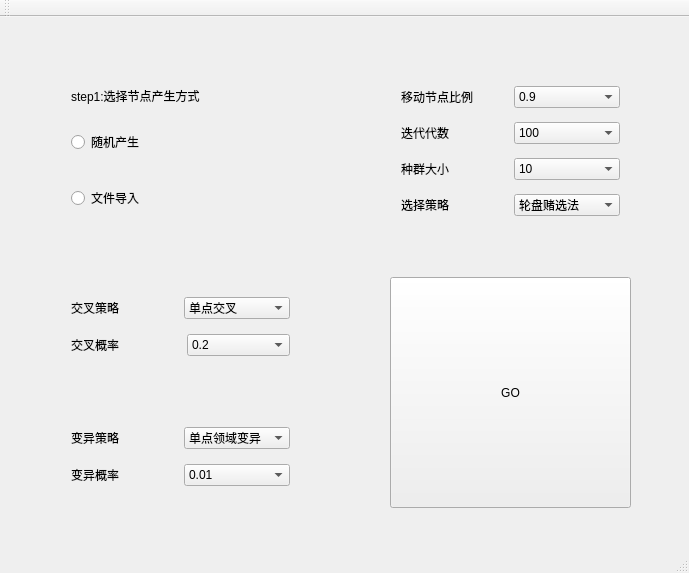
<?xml version="1.0" encoding="UTF-8"?>
<ui version="4.0">
 <class>MainWindow</class>
 <widget class="QMainWindow" name="MainWindow">
  <property name="geometry">
   <rect>
    <x>0</x>
    <y>0</y>
    <width>689</width>
    <height>573</height>
   </rect>
  </property>
  <property name="windowTitle">
   <string>MainWindow</string>
  </property>
  <widget class="QWidget" name="centralWidget">
   <widget class="QWidget" name="gridLayoutWidget">
    <property name="geometry">
     <rect>
      <x>60</x>
      <y>50</y>
      <width>241</width>
      <height>171</height>
     </rect>
    </property>
    <layout class="QGridLayout" name="gridLayout_3">
     <item row="0" column="0">
      <layout class="QVBoxLayout" name="verticalLayout_4">
       <item>
        <widget class="QLabel" name="label">
         <property name="minimumSize">
          <size>
           <width>0</width>
           <height>0</height>
          </size>
         </property>
         <property name="maximumSize">
          <size>
           <width>16777215</width>
           <height>30</height>
          </size>
         </property>
         <property name="text">
          <string>step1:选择节点产生方式</string>
         </property>
        </widget>
       </item>
       <item>
        <widget class="QRadioButton" name="radioButton">
         <property name="minimumSize">
          <size>
           <width>0</width>
           <height>50</height>
          </size>
         </property>
         <property name="text">
          <string>随机产生</string>
         </property>
        </widget>
       </item>
       <item>
        <widget class="QRadioButton" name="radioButton_2">
         <property name="minimumSize">
          <size>
           <width>30</width>
           <height>50</height>
          </size>
         </property>
         <property name="text">
          <string>文件导入</string>
         </property>
        </widget>
       </item>
      </layout>
     </item>
    </layout>
   </widget>
   <widget class="QWidget" name="verticalLayoutWidget_3">
    <property name="geometry">
     <rect>
      <x>390</x>
      <y>50</y>
      <width>241</width>
      <height>171</height>
     </rect>
    </property>
    <layout class="QVBoxLayout" name="verticalLayout_3">
     <item>
      <layout class="QVBoxLayout" name="verticalLayout">
       <item>
        <layout class="QHBoxLayout" name="horizontalLayout_3">
         <item>
          <widget class="QLabel" name="label_2">
           <property name="text">
            <string>移动节点比例</string>
           </property>
          </widget>
         </item>
         <item>
          <widget class="QComboBox" name="comboBox">
           <item>
            <property name="text">
             <string>0.9</string>
            </property>
           </item>
           <item>
            <property name="text">
             <string>0.8</string>
            </property>
           </item>
           <item>
            <property name="text">
             <string>0.7</string>
            </property>
           </item>
           <item>
            <property name="text">
             <string>0.6</string>
            </property>
           </item>
           <item>
            <property name="text">
             <string>0.5</string>
            </property>
           </item>
           <item>
            <property name="text">
             <string>0.4</string>
            </property>
           </item>
           <item>
            <property name="text">
             <string>0.3</string>
            </property>
           </item>
           <item>
            <property name="text">
             <string>0.2</string>
            </property>
           </item>
           <item>
            <property name="text">
             <string>0.1</string>
            </property>
           </item>
          </widget>
         </item>
        </layout>
       </item>
      </layout>
     </item>
     <item>
      <layout class="QHBoxLayout" name="horizontalLayout">
       <item>
        <widget class="QLabel" name="label_3">
         <property name="text">
          <string>迭代代数</string>
         </property>
        </widget>
       </item>
       <item>
        <widget class="QComboBox" name="comboBox_2">
         <item>
          <property name="text">
           <string>100</string>
          </property>
         </item>
         <item>
          <property name="text">
           <string>300</string>
          </property>
         </item>
         <item>
          <property name="text">
           <string>500</string>
          </property>
         </item>
         <item>
          <property name="text">
           <string>1000</string>
          </property>
         </item>
         <item>
          <property name="text">
           <string>2000</string>
          </property>
         </item>
         <item>
          <property name="text">
           <string>5000</string>
          </property>
         </item>
         <item>
          <property name="text">
           <string>10000</string>
          </property>
         </item>
         <item>
          <property name="text">
           <string>20000</string>
          </property>
         </item>
        </widget>
       </item>
      </layout>
     </item>
     <item>
      <layout class="QHBoxLayout" name="horizontalLayout_7">
       <item>
        <widget class="QLabel" name="label_8">
         <property name="text">
          <string>种群大小</string>
         </property>
        </widget>
       </item>
       <item>
        <widget class="QComboBox" name="comboBox_6">
         <item>
          <property name="text">
           <string>10</string>
          </property>
         </item>
         <item>
          <property name="text">
           <string>20</string>
          </property>
         </item>
         <item>
          <property name="text">
           <string>30</string>
          </property>
         </item>
         <item>
          <property name="text">
           <string>50</string>
          </property>
         </item>
        </widget>
       </item>
      </layout>
     </item>
     <item>
      <layout class="QVBoxLayout" name="verticalLayout_6">
       <item>
        <layout class="QHBoxLayout" name="horizontalLayout_6">
         <item>
          <widget class="QLabel" name="label_6">
           <property name="text">
            <string>选择策略</string>
           </property>
          </widget>
         </item>
         <item>
          <widget class="QComboBox" name="comboBox_5">
           <item>
            <property name="text">
             <string>轮盘赌选法</string>
            </property>
           </item>
           <item>
            <property name="text">
             <string>线性排名选择</string>
            </property>
           </item>
          </widget>
         </item>
        </layout>
       </item>
      </layout>
     </item>
    </layout>
   </widget>
   <widget class="QWidget" name="verticalLayoutWidget_4">
    <property name="geometry">
     <rect>
      <x>60</x>
      <y>260</y>
      <width>241</width>
      <height>101</height>
     </rect>
    </property>
    <layout class="QVBoxLayout" name="verticalLayout_5">
     <item>
      <layout class="QHBoxLayout" name="horizontalLayout_4">
       <item>
        <widget class="QLabel" name="label_4">
         <property name="maximumSize">
          <size>
           <width>110</width>
           <height>16777215</height>
          </size>
         </property>
         <property name="text">
          <string>交叉策略</string>
         </property>
        </widget>
       </item>
       <item>
        <widget class="QComboBox" name="comboBox_3">
         <item>
          <property name="text">
           <string>单点交叉</string>
          </property>
         </item>
         <item>
          <property name="text">
           <string>两点交叉</string>
          </property>
         </item>
         <item>
          <property name="text">
           <string>算术交叉</string>
          </property>
         </item>
        </widget>
       </item>
      </layout>
     </item>
     <item>
      <layout class="QHBoxLayout" name="horizontalLayout_5">
       <item>
        <widget class="QLabel" name="label_5">
         <property name="minimumSize">
          <size>
           <width>110</width>
           <height>0</height>
          </size>
         </property>
         <property name="maximumSize">
          <size>
           <width>62</width>
           <height>16777215</height>
          </size>
         </property>
         <property name="text">
          <string>交叉概率</string>
         </property>
        </widget>
       </item>
       <item>
        <widget class="QComboBox" name="comboBox_4">
         <property name="minimumSize">
          <size>
           <width>50</width>
           <height>0</height>
          </size>
         </property>
         <item>
          <property name="text">
           <string>0.2</string>
          </property>
         </item>
         <item>
          <property name="text">
           <string>0.4</string>
          </property>
         </item>
         <item>
          <property name="text">
           <string>0.6</string>
          </property>
         </item>
         <item>
          <property name="text">
           <string>0.7</string>
          </property>
         </item>
         <item>
          <property name="text">
           <string>0.8</string>
          </property>
         </item>
         <item>
          <property name="text">
           <string>0.9</string>
          </property>
         </item>
         <item>
          <property name="text">
           <string>1</string>
          </property>
         </item>
        </widget>
       </item>
      </layout>
     </item>
    </layout>
   </widget>
   <widget class="QWidget" name="verticalLayoutWidget_5">
    <property name="geometry">
     <rect>
      <x>60</x>
      <y>390</y>
      <width>241</width>
      <height>101</height>
     </rect>
    </property>
    <layout class="QVBoxLayout" name="verticalLayout_8">
     <item>
      <layout class="QHBoxLayout" name="horizontalLayout_8">
       <item>
        <widget class="QLabel" name="label_7">
         <property name="text">
          <string>变异策略</string>
         </property>
        </widget>
       </item>
       <item>
        <widget class="QComboBox" name="comboBox_7">
         <item>
          <property name="text">
           <string>单点领域变异</string>
          </property>
         </item>
         <item>
          <property name="text">
           <string>标准变异</string>
          </property>
         </item>
        </widget>
       </item>
      </layout>
     </item>
     <item>
      <layout class="QHBoxLayout" name="horizontalLayout_9">
       <item>
        <widget class="QLabel" name="label_9">
         <property name="maximumSize">
          <size>
           <width>110</width>
           <height>16777215</height>
          </size>
         </property>
         <property name="text">
          <string>变异概率</string>
         </property>
        </widget>
       </item>
       <item>
        <widget class="QComboBox" name="comboBox_8">
         <item>
          <property name="text">
           <string>0.01</string>
          </property>
         </item>
         <item>
          <property name="text">
           <string>0.05</string>
          </property>
         </item>
         <item>
          <property name="text">
           <string>0.1</string>
          </property>
         </item>
         <item>
          <property name="text">
           <string>0.15</string>
          </property>
         </item>
         <item>
          <property name="text">
           <string>0.2</string>
          </property>
         </item>
         <item>
          <property name="text">
           <string>0.3</string>
          </property>
         </item>
         <item>
          <property name="text">
           <string>0.5</string>
          </property>
         </item>
        </widget>
       </item>
      </layout>
     </item>
    </layout>
   </widget>
   <widget class="QPushButton" name="pushButton_2">
    <property name="geometry">
     <rect>
      <x>390</x>
      <y>260</y>
      <width>241</width>
      <height>231</height>
     </rect>
    </property>
    <property name="text">
     <string>GO</string>
    </property>
   </widget>
  </widget>
  <widget class="QToolBar" name="mainToolBar">
   <attribute name="toolBarArea">
    <enum>TopToolBarArea</enum>
   </attribute>
   <attribute name="toolBarBreak">
    <bool>false</bool>
   </attribute>
  </widget>
  <widget class="QStatusBar" name="statusBar"/>
 </widget>
 <layoutdefault spacing="6" margin="11"/>
 <resources/>
 <connections/>
</ui>
